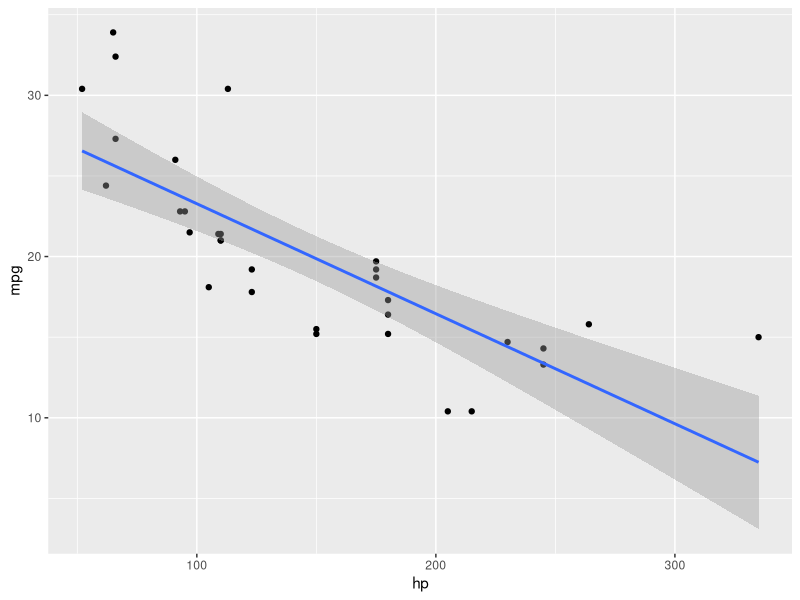
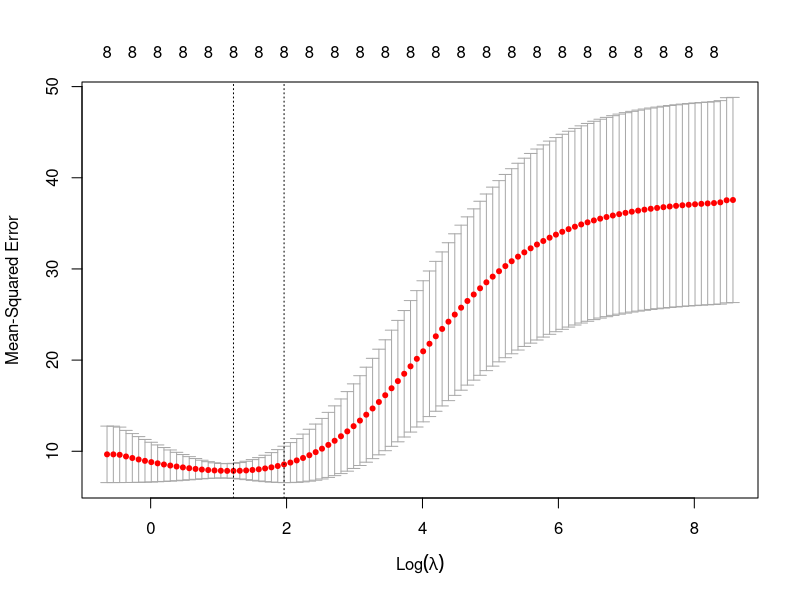
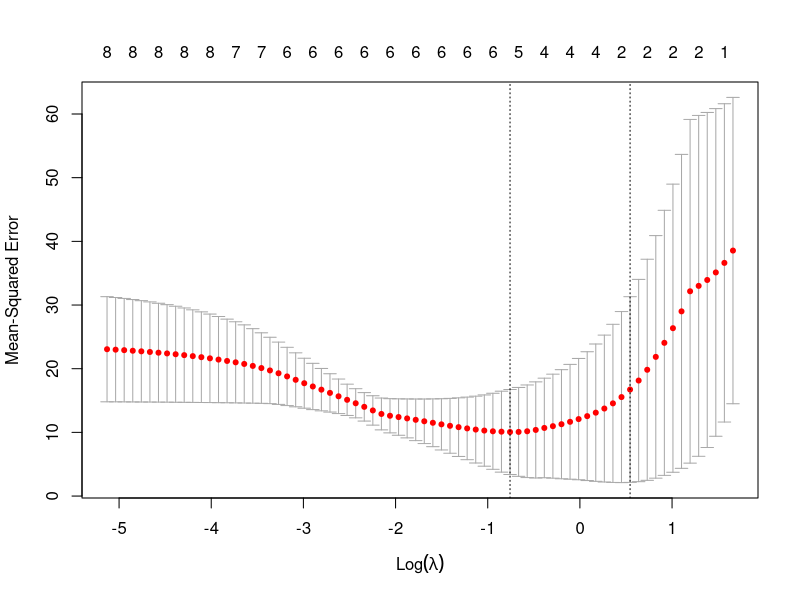

Here is the R script that generated these plots, in order:
#Some Procedures for Week 2

#Clear
cat("\014")  #Clean screen (code to send `ctrl`+`l` to console to clear screen)
rm(list=ls()) #Clean Memory (removes all user-defined datasets and functions)

#Load Libraries
library(glmnet)
library(ggplot2)
library(tidyverse)

# Load data for Regression (this one is stored on R)
data(mtcars)

# Print the first 5 rows
head(mtcars, 5)

# Number of rows (observations)
nrow(mtcars)

# Number of columns (variables)
ncol(mtcars)

#We can drop a couple of variables by subsetting, e.g., dropping columns 8 and 9 (which, here, are less easy to interpret)
mtcars = subset(mtcars, select = -c(8,9) )

#Plot two way correlation of Miles Per Gallon and Horsepower.
ggplot(mtcars, aes(x=hp, y=mpg)) + geom_point() + geom_smooth(method="lm") #geom_smooth() plots conditional means using linear model fit

#Split data into test and training
set.seed(1) #Set seed for reproducibility
train <- sample(1:nrow(mtcars), 3*nrow(mtcars)/4) #split 3/4 (24 obs) and 1/4 (8) 
# ^randomly selects 24 numbers that correspond to 24 random rows of the 32-row mtcars dataset
mtcars_train <-mtcars[train,] # assigns the 24 corresponding rows of mtcars to the training dataset
mtcarsx_train <-mtcars_train[,-1] # x vars are everything apart from mpg (1st var in mtcars dataset)
mtcarsy_train <-mtcars_train[,1] # y var is mpg (1st var in mtcars dataset)

#Test data is the one not in train
mtcars_test<-mtcars[-train,] 
#^ all rows in mtcars dataset that aren't the rows assigned to training rows
mtcarsx_test<-mtcars_test[,-1]
mtcarsy_test <-mtcars_test[,1]

#Linear Regression Model of MPG as a function of car characteristics
lm_cars<- lm(mpg~cyl+disp+hp+drat+wt+qsec+gear+carb, data = mtcars_train) #Create the linear regression

#Review the results
summary(lm_cars) 

#Prediction to test data
lm_cars_predict<-predict(lm_cars, newdata = mtcars_test[,-1]) 
# ^ predict function using existing regression model on newdata

#Empirical MSE in TEST data
lm_cars_test_MSE<-mean((lm_cars_predict-mtcars_test$mpg)^2)
# ^mechanically calculates MSE using linear reg model tested on test data

#You can write it more succinctly as: 
# lm_cars<- lm(mpg~., data = mtcars) ####
# ^Create the linear regression

#If you do not want to include cyl, you can write it as 
#lm_cars2<- lm(mpg~ .-cyl, data = mtcars) #Create the linear regression

#For Robust Standard Errors,
library(sandwich)
library(lmtest)
coeftest(lm_cars, vcov = vcovHC(lm_cars, type="HC3"))


#Ridge on Train Dataset, setting lambda = 3 (alpha is lasso penalty, lambda ridge)
ridge.mod<-glmnet(mtcarsx_train, mtcarsy_train, alpha = 0, lambda = 3, thresh = 1e-12)
coef(ridge.mod) #coefficients

#Ridge with Cross-Validation - the cv. packages requires "matrix" rather than dataframe
cv.out <- cv.glmnet(as.matrix(mtcarsx_train), as.matrix(mtcarsy_train), alpha = 0, nfolds = 3)
plot(cv.out)
lambda_ridge_cv <- cv.out$lambda.min #cross-validation is the lambda minimising empirical MSE in training data

#Re-Estimate Ridge with lambda chosen by Cross validation
ridge.mod<-glmnet(mtcarsx_train, mtcarsy_train, alpha = 0, lambda = lambda_ridge_cv, thresh = 1e-12)

#Fit on Test Data
ridge.pred <- predict(ridge.mod, s = lambda_ridge_cv, newx = as.matrix(mtcarsx_test))
ridge_MSE<- mean((ridge.pred - mtcarsy_test) ^ 2) #Note how it outperforms OLS

#We can repeat the same exercise for LASSO
#Ridge with Cross-Validation - the cv. packages requires "matrix" rather than dataframe
cv.out <- cv.glmnet(as.matrix(mtcarsx_train), as.matrix(mtcarsy_train), alpha = 1, nfolds = 3)
plot(cv.out)
lambda_LASSO_cv <- cv.out$lambda.min #cross-validation is the lambda minimising empirical MSE in training data

#Re-Estimate Ridge with lambda chosen by Cross validation
LASSO.mod<-glmnet(mtcarsx_train, mtcarsy_train, alpha = 1, lambda = lambda_LASSO_cv, thresh = 1e-12)
coef(LASSO.mod) #note that some parameter estimates are set to 0 --> Model selection!

#Fit on Test Data
LASSO.pred <- predict(LASSO.mod, s = lambda_LASSO_cv, newx = as.matrix(mtcarsx_test))
LASSO_MSE<- mean((LASSO.pred - mtcarsy_test) ^ 2) #Note how it outperforms OLS
